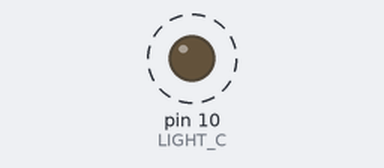
Bench run of a sketch on a simulated Arduino Uno, built with avr-gcc and run on an emulated ATmega328P. Shown: output pins drawn as LEDs (lit = HIGH). Dashed ring = blinking.

Above: at 0.5 s.
Timing chart, 0 to 4.6 s (numbered marks = the images above):
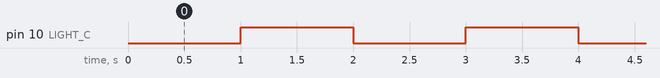

Measured:
- by itself, pin 10 (LIGHT_C): alternates HIGH for 1.0 s and LOW for 1.0 s

The sketch:

led_test_2.ino
```cpp
#define LIGHT_C 10//차 도로 신호등

void setup() {
 pinMode(LIGHT_C,OUTPUT);
 Serial.begin(115200);

}

void loop() {
  // put your main code here, to run repeatedly:
   digitalWrite(LIGHT_C, LOW);
   delay(1000);
   digitalWrite(LIGHT_C, HIGH);
   delay(1000);

}
```
